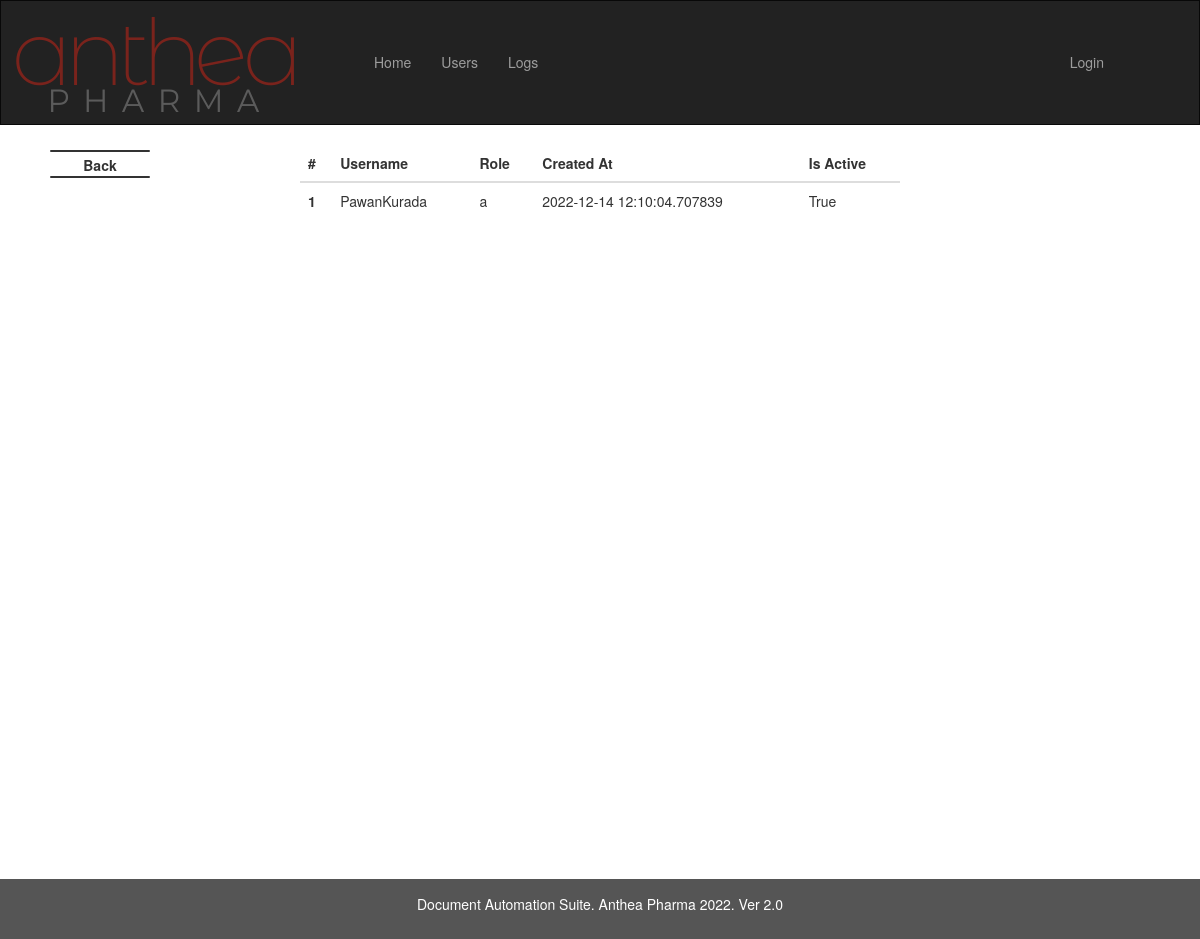
The page /data/1 on the database as committed earlier.
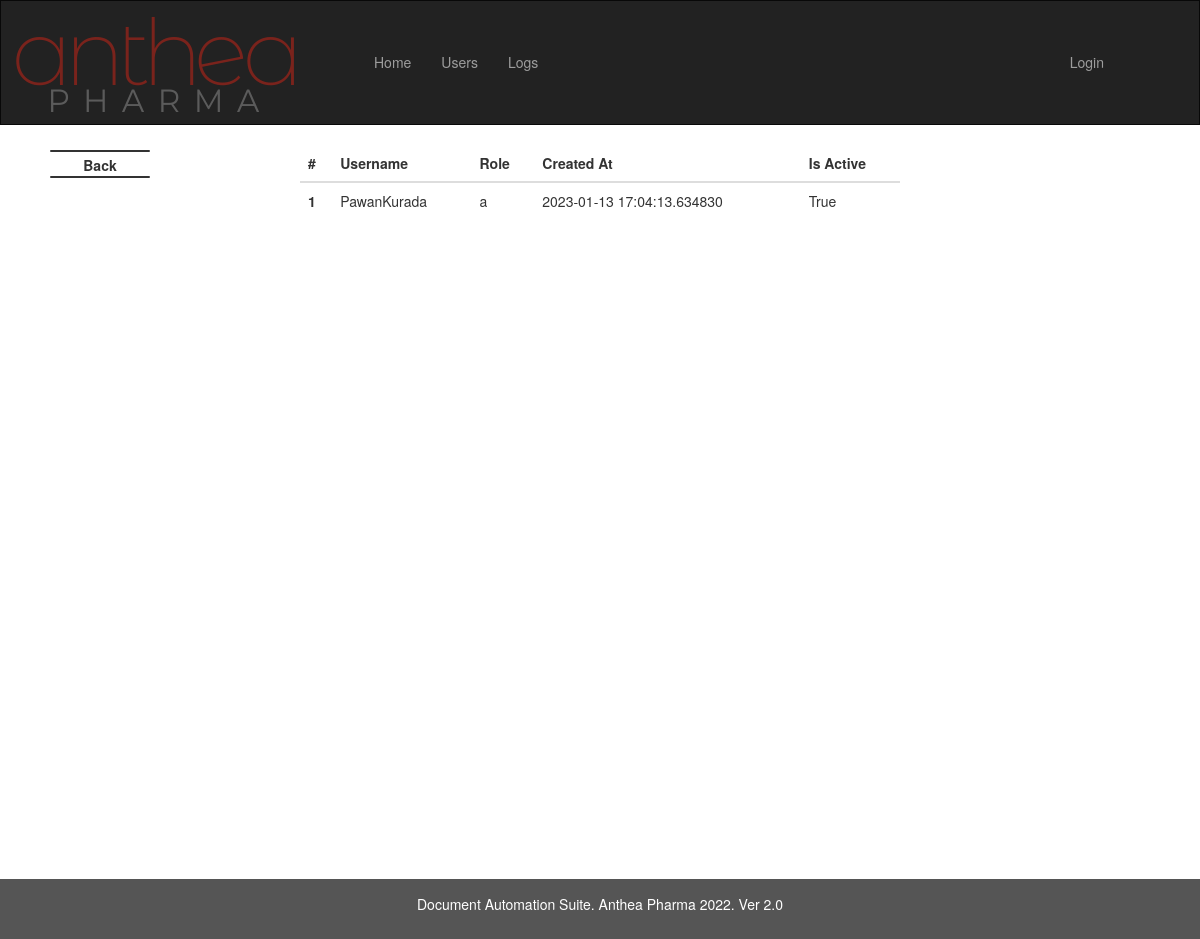
The same page on the database as committed later.
### imp_calc/models.py (models this page shows, shortened)
class User(db.Model, UserMixin):
    id = db.Column(db.Integer(),primary_key = True)
    is_activate = db.Column(db.Boolean, default=True)
    username = db.Column(db.String(length=12),nullable = False, unique = True)
    role = db.Column(db.String(length=1),nullable=False)
    password_hash = db.Column(db.String(length=60),nullable = False)
    created_at = db.Column(db.DateTime, nullable = False, default= datetime.utcnow)
    logs = relationship("Logs", backref="UserLogs")
    @property
    def is_active(self):
        return self.is_activate
    @property
    def password(self):
        return self.password

### imp_calc/routes.py (the view)
@app.route('/data/<int:user_id>')
def RetrieveSingleEmployee(user_id):
    user = User.query.filter_by(id=user_id).first()
    if user:
        return render_template('data.html', user = user)
    return f"User with id ={id} Doenst exist"

### imp_calc/templates/data.html
{% extends 'admin.html' %}
{% block main %}
<table class="table">
  <thead>
    <tr>
      <th scope="col">#</th>
      <th scope="col">Username</th>
      <th scope="col">Role</th>
      <th scope="col">Created At</th>
      <th scope="col">Is Active</th>
	</tr>
  </thead>
  <tbody>
    <tr>
      <th scope="row">{{user.id}}</th>
      <td>{{user.username}}</td>
      <td>{{user.role}}</td>
      <td>{{user.created_at}}</td>
      <td>{{user.is_active}}</td>
    </tr>
  </tbody>
</table>
<br>
<br>
<br>
<br>
<br>
<br>
<br>
<br>
<br>
<br>
<br>
<br>
<br>
<br>
<br>
<br>
<br>
<br>
<br>
<br>
<br>
<br>
<br>
<br>
<br>
<br>
<br>
<br>
<br>
<br>
<br>
<br>
{% endblock %}

### imp_calc/templates/admin.html (shortened to what this page needs)
{% extends 'base.html' %}
{% block nav %}
<div class="container-fluid">
  <div class="navbar-header">
    <a class="navbar-brand" href="/"><img src="{{ url_for('static', filename='img/logo.png') }}"></a>
  </div>
  <div class="collapse navbar-collapse" id="myNavbar">
    <ul class="nav navbar-nav">
      <li class="nav-item"><a href="/">Home</a></li>
      {% if current_user.role !='u' %}
      <li class="nav-item"><a href="{{ url_for('RetrieveDataList') }}">Users</a></li>
      {% endif %}
      <li class="nav-item"><a href="{{ url_for('RetrieveLogsList') }}">Logs</a></li>
   </ul>
    <ul class="nav navbar-nav navbar-right">
      {% if current_user.is_authenticated %}
      <li class="nav-item"><a href="{{ url_for('logout_page') }}">Logout</a></li>
      {% else %}
      <li class="nav-item"><a href="/">Login</a></li>
      {% endif %}
    </ul>
  </div>
</div>
<div class="backBtn">
      <span class="line tLine"></span>
      <span onclick="window.history.go(-1)" class="label" style="
  position: absolute;
  left: 0px;
  top: 5px;
  width: 100%;
  text-align: center;
  transition: all 0.4s ease;
  font-size: 1em;
  color: #333;
">Back</span>
      <span class="line bLine"></span>
  </div>
{% endblock %}

### imp_calc/templates/base.html (shortened to what this page needs)
<!DOCTYPE html>
<html lang="en">
<head>
  <link rel="stylesheet" href="https://maxcdn.bootstrapcdn.com/bootstrap/3.4.1/css/bootstrap.min.css">
  <link rel="stylesheet" href="{{ url_for('static', filename='css/admin.css') }}">
  <link rel="stylesheet" href="{{ url_for('static', filename='css/back.css') }}">
  <link rel="stylesheet" href="https://code.jquery.com/ui/1.13.1/themes/base/jquery-ui.css">
</head>
<body>
  <nav class="navbar navbar-inverse">
      {% block nav %}{% endblock %}
  </nav>
  <main>
    {% block main %}{% endblock %}
  </main>
  <footer class="container-fluid text-center fixed-bottom">
    <p>Document Automation Suite. Anthea Pharma 2022. Ver 2.0 </p>
  </footer>
</body>

### imp_calc/static/css/admin.css (style rules this page uses)
.table { position: relative; }

### imp_calc/static/css/back.css (style rules this page uses)
div.backBtn { width: 100px; left: 50px; top: 150px; background-color: #f4f4f4; transition: all 0.4s ease; position: fixed; cursor: pointer; }
span.line { bottom: auto; right: auto; top: auto; left: auto; background-color: #333; border-radius: 10px; width: 100%; left: 0px; height: 2px; display: block; position: absolute; transition: width 0.2s ease 0.1s, left 0.2s ease, transform 0.2s ease 0.3s, background-color 0.2s ease; }
span.tLine { top: 0px; }
span.bLine { top: 26px; }

### imp_calc/templates/base.html (style rules this page uses)
.navbar { margin-bottom: 0; border-radius: 0; }
.table { display: table; margin: auto; width: 50%; margin-top: 20px; margin-bottom: 20px; }
footer { background-color: #555; color: white; padding: 15px; }
.navbar { min-height: 125px; }
.navbar-nav { margin: 35.5px 50px; }

Rows that differ between the two databases and show on the page:
changed User "PawanKurada": created_at "2022-12-14 12:10:04.707839" → "2023-01-13 17:04:13.634830"
